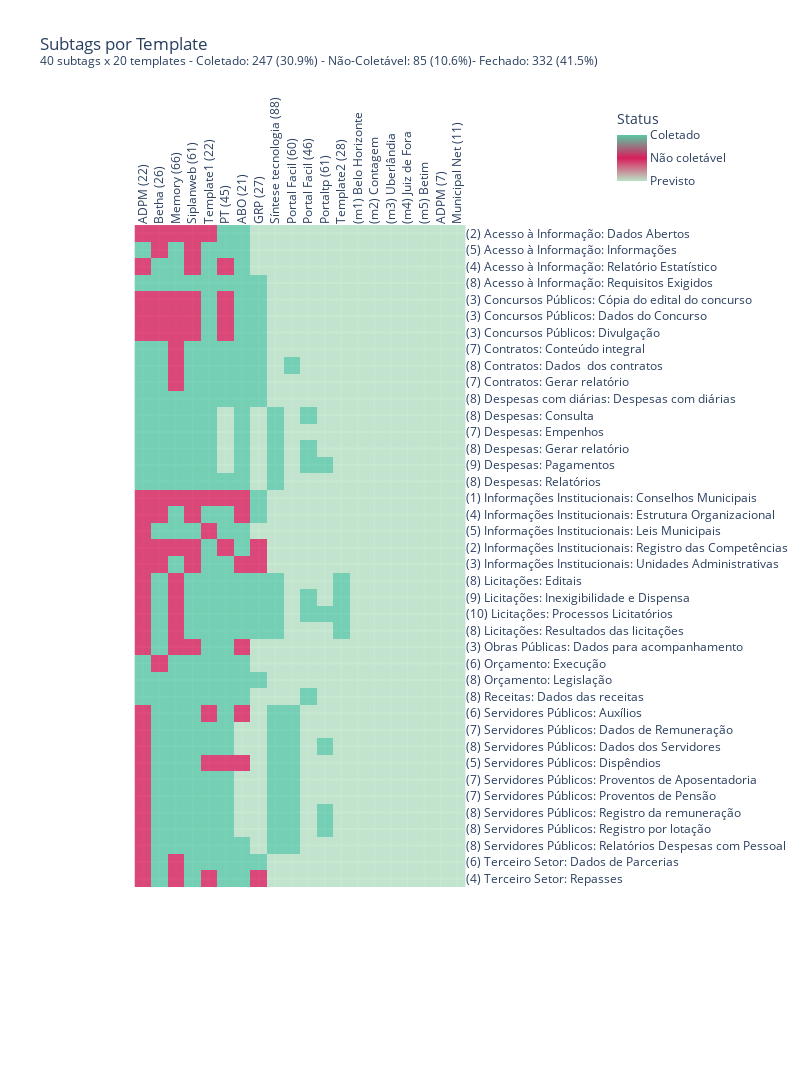

Notebook code for this chart:
### Code cell
def plot_tags_coletadas(epics):
    
    n_templates_cobertos = epics[epics == 2].count(axis=1).values
    n_subtags_pendentes  = epics[epics == 0].count(axis=0).values

    y = [f'({n}) {tag}' for n, tag in zip(n_templates_cobertos, epics.index)]
    x = [t for n, t in sorted(zip(n_subtags_pendentes, epics.columns))]

    tot_coletado = sum(n_templates_cobertos)
    tot_nao_coletavel = epics[epics == 1].count().sum()
    tot = len(x) * len(y)
    
    title = f'Subtags por Template<br><sup>{len(y)} subtags x {len(x)} templates '
    title += f'- Coletado: {tot_coletado} ({round( tot_coletado*100/tot , 1)}%) '
    title += f'- Não-Coletável: {tot_nao_coletavel} ({round( tot_nao_coletavel*100/tot , 1)}%)'
    title += f'- Fechado: {tot_coletado+tot_nao_coletavel} ({round( (tot_coletado+tot_nao_coletavel)*100/tot , 1)}%)</sup>'
    
    #TODO discrete scale
    fig = px.imshow(
        epics[x], y=y, height=1150, width=800, title=title, 
        color_continuous_scale=[(0, '#B9E3C6'), (0.5, '#D81E5B'), (1, '#59C9A5')])     
        
    fig.update_traces(opacity=0.80)
    fig.update_xaxes(tickangle=-90, side="top")
    fig.update_yaxes(showgrid=True, gridwidth=2, side='right')
    fig.update_layout(
        coloraxis_colorbar=dict(
            title="Status", lenmode='pixels', len=90, x=1.2, y=0.95, 
            tickvals=[0,1,2],
            ticktext=['Previsto', 'Não coletável', 'Coletado']), 
        font=dict(size=12))
    
    fig.write_image('fig/tags.png', scale=3)    
    
    return fig

#TODO change dpi
#TODO check results
#TODO completar subtags
def process_epics_for_tags(epics, top_templates, subtags):       
    
    templates = top_templates.template.unique()
    epics = epics[epics.template.isin(templates)]
    
    epics = epics[(epics.tag.notnull()) & (epics.template.notnull())] 
        
    s = epics[epics.subtag.isnull()][['template', 'tag', 'state']].copy()
    all_subtags_ok  = s[s.state == 'Coletado']
    all_subtags_nok = s[s.state == 'Não coletável']
    
    epics = epics[(epics.state == 'Coletado') | (epics.state == 'Não coletável')]
    epics = epics[epics.subtag.notnull()]
    
    # explode a lista de subtags em multiplas linhas
    epics.subtag = epics.subtag.apply(eval)
    epics = epics.explode('subtag')
    epics['tag_subtag'] = epics['tag'] + ': ' + epics['subtag']
    epics = epics.drop_duplicates(['tag_subtag', 'template']) 

    epics = epics[['tag_subtag', 'template', 'state']]    
    epics.loc[epics.state == 'Coletado', 'state'] = 2    
    epics.loc[epics.state == 'Não coletável', 'state'] = 1          
    
    epics = epics.pivot(index='tag_subtag', columns='template', values='state')
    epics = epics[epics.index.notnull()]
    
    # Adiciona templates e subtags faltantes
    for t in [t for t in templates if t not in epics.columns]: 
        epics[t] = 0
    for s in [s for s in subtags if s not in epics.index]: 
        epics = pd.concat([epics, pd.DataFrame(None, index=[s])])
    
    # Adiciona informacoes de epics que cobrem multiplas subtags
    #TODO despesas com diarias vs. despesas, mesmo prefixo
    for index, row in all_subtags_ok.iterrows():
        epics.loc[epics.index.str.startswith(f'{row["tag"]}:'), row['template']] = 2
    for index,row in all_subtags_nok.iterrows():
        epics.loc[epics.index.str.startswith(f'{row["tag"]}:'), row['template']] = 1
        
    shortnames = {x:y for x,y in zip(top_templates.template.values, top_templates.shortname.values)} 
    epics = epics.rename(columns=shortnames)
    epics = epics.sort_index()
    epics = epics.fillna(0)    
    
    print(epics.shape)
    display(epics.tail(2))
    # print(epics.index)
    # print(epics.tag_subtag.unique())
    #TODO checar conflitos
    # print(f'all_subtags_ok: {all_subtags_ok.sort_values("tag")}') 
    # print(f'\nall_subtags_nok: {all_subtags_nok.sort_values("tag")}')
    
    # write csv
    return epics
       

epics_df = pd.read_csv("data/epics.csv")
top_templates = pd.read_csv("data/top_templates.csv")    
epics_dev = pd.read_csv("data/epics_dev.csv", index_col="template_rank")
subtags = epics_dev.columns.to_list()
# display(epics_df)
# display(top_templates)

tags = process_epics_for_tags(epics_df, top_templates, subtags)
plot_tags_coletadas(tags)

### Figure 1 — Plotly figure (JSON) as saved in the notebook; plotly's stock layout.template omitted (floating-point values rounded to 4 significant figures; data arrays with more than 128 entries replaced by an {"elided": "..."} marker saying what was removed)
{"data": [{"coloraxis": "coloraxis", "hovertemplate": "x: %{x}<br>y: %{y}<br>color: %{z}<extra></extra>", "name": "0", "opacity": 0.8, "type": "heatmap", "x": ["ADPM (22)", "Betha (26)", "Memory (66)", "Siplanweb (61)", "Template1 (22)", "PT (45)", "ABO (21)", "GRP (27)", "Síntese tecnologia (88)", "Portal Facil (60)", "Portal Facil (46)", "Portaltp (61)", "Template2 (28)", "(m1) Belo Horizonte", "(m2) Contagem", "(m3) Uberlândia", "(m4) Juiz de Fora", "(m5) Betim", "ADPM (7)", "Municipal Net (11)"], "xaxis": "x", "y": ["(2) Acesso à Informação: Dados Abertos", "(5) Acesso à Informação: Informações", "(4) Acesso à Informação: Relatório Estatístico", "(8) Acesso à Informação: Requisitos Exigidos", "(3) Concursos Públicos: Cópia do edital do concurso", "(3) Concursos Públicos: Dados do Concurso", "(3) Concursos Públicos: Divulgação", "(7) Contratos: Conteúdo integral", "(8) Contratos: Dados  dos contratos", "(7) Contratos: Gerar relatório", "(8) Despesas com diárias: Despesas com diárias", "(8) Despesas: Consulta", "(7) Despesas: Empenhos", "(8) Despesas: Gerar relatório", "(9) Despesas: Pagamentos", "(8) Despesas: Relatórios", "(1) Informações Institucionais: Conselhos Municipais", "(4) Informações Institucionais: Estrutura Organizacional", "(5) Informações Institucionais: Leis Municipais", "(2) Informações Institucionais: Registro das Competências", "(3) Informações Institucionais: Unidades Administrativas", "(8) Licitações: Editais", "(9) Licitações: Inexigibilidade e Dispensa", "(10) Licitações: Processos Licitatórios", "(8) Licitações: Resultados das licitações", "(3) Obras Públicas: Dados para acompanhamento", "(6) Orçamento: Execução", "(8) Orçamento: Legislação", "(8) Receitas: Dados das receitas", "(6) Servidores Públicos: Auxílios", "(7) Servidores Públicos: Dados de Remuneração", "(8) Servidores Públicos: Dados dos Servidores", "(5) Servidores Públicos: Dispêndios", "(7) Servidores Públicos: Proventos de Aposentadoria", "(7) Servidores Públicos: Proventos de Pensão", "(8) Servidores Públicos: Registro da remuneração", "(8) Servidores Públicos: Registro por lotação", "(8) Servidores Públicos: Relatórios Despesas com Pessoal", "(6) Terceiro Setor: Dados de Parcerias", "(4) Terceiro Setor: Repasses"], "yaxis": "y", "z": {"elided": "40x20 int values"}}], "layout": {"coloraxis": {"colorbar": {"len": 90, "lenmode": "pixels", "ticktext": ["Previsto", "Não coletável", "Coletado"], "tickvals": [0, 1, 2], "title": {"text": "Status"}, "x": 1.2, "y": 0.95}, "colorscale": [[0, "#B9E3C6"], [0.5, "#D81E5B"], [1, "#59C9A5"]]}, "font": {"size": 12}, "height": 1150, "title": {"text": "Subtags por Template<br><sup>40 subtags x 20 templates - Coletado: 247 (30.9%) - Não-Coletável: 85 (10.6%)- Fechado: 332 (41.5%)</sup>"}, "width": 800, "xaxis": {"anchor": "y", "autorange": true, "constrain": "domain", "domain": [0, 1], "range": [-0.5, 19.5], "scaleanchor": "y", "side": "top", "tickangle": -90, "type": "category"}, "yaxis": {"anchor": "x", "autorange": true, "constrain": "domain", "domain": [0.1371, 0.8629], "gridwidth": 2, "range": [39.5, -0.5], "showgrid": true, "side": "right", "type": "category"}}}
